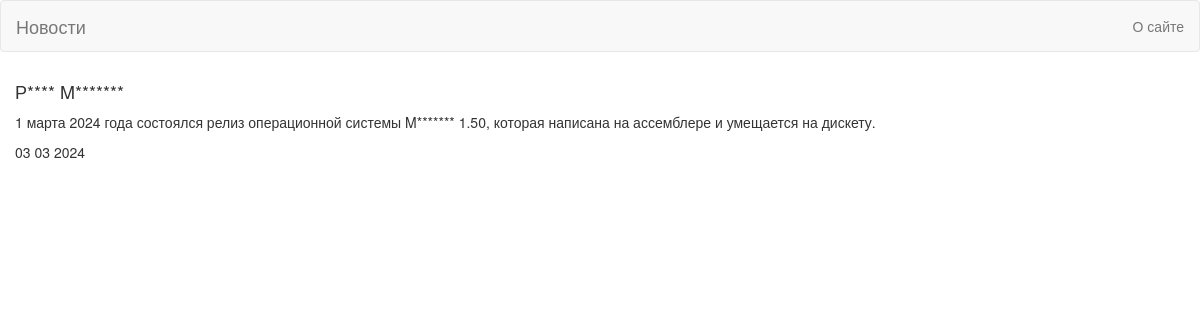
/2, run on the app's committed database.
### news_app/models.py (models this page shows, shortened)
class Articles(models.Model):
    title = models.CharField('Название', max_length=100)
    text = models.TextField('Текст')
    date = models.DateTimeField('Дата')
    class Meta:
        verbose_name = 'Новость'
        verbose_name_plural = 'Новости'

### news_app/views.py (the view)
# urls.py: path('<int:pk>', views.NewsDetailView.as_view(), name='news-detail'),
class NewsDetailView(DetailView):
    model = Articles
    template_name = 'flatpages/details_view.html'
    context_object_name = 'article'

### news_app/templatetags/custom_filters.py (called while the page is built)
@register.filter(name='censor')
def currency(value):
    for i in range(len(value.split())):
        if value.split()[i][0].isupper() and isinstance(value,str):
            value = value.replace(value.split()[i], value.split()[i][0] + '*' * (len(value.split()[i]) - 1))
        elif value.split()[i][0] == '«' and isinstance(value,str):
            value = value.replace(value.split()[i], '«' + value.split()[i][1] + '*' * (len(value.split()[i]) - 3) + '»')
    return value

### templates/flatpages/details_view.html (shortened to what this page needs)
{% extends 'flatpages/default.html' %}
{% load custom_filters %}
{% block content %}
<div>
    <h4>{{ article.title|censor }}</h4>
    <p>{{ article.text|censor }}</p>
    <p>{{ article.date|date:"d m Y" }}</p>
</div>
{% endblock %}

### data on the page
Articles: title|censor "Р**** M*******", text|censor "1 марта 2024 года состоялся релиз операционной системы M******* 1.50, которая написана на ассемблере и умещается на дискету.", date "03 03 2024"
